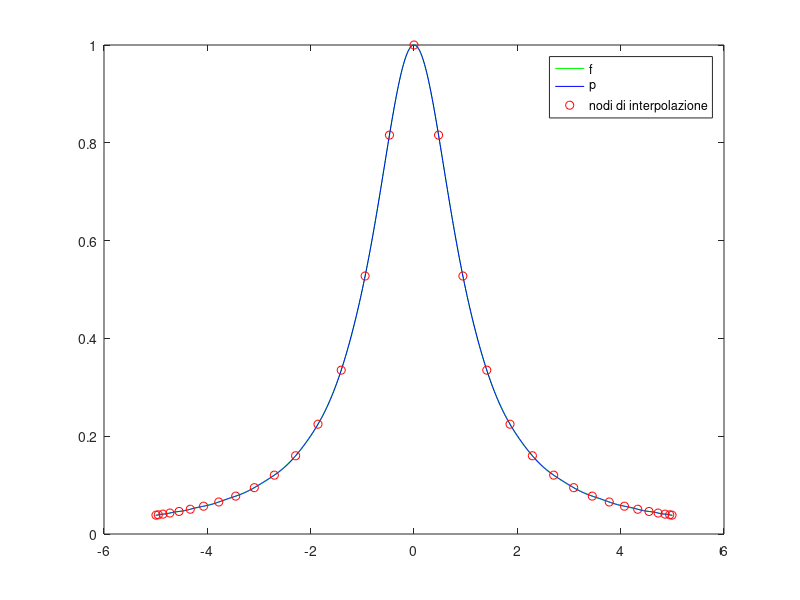

This figure's MATLAB source: (Note: this script raises an error after producing the figure.)
% es 1
x = [-2 1 2 7];
y = [-4 -1 0.5 3];

n = length(x) - 1;
p = polyfit(x, y, n);

x_int = -3:0.01:10;

plot(x, y, 'or', x_int, polyval(p, x_int), '-b')

x2 = [-5 -3 -1 1 3 5];
y2 = [0.1 -0.5 0.5 1.1 0.9 -2];

n2 = length(x) - 1;
p2 = polyfit(x2, y2, n2);

x_int2 = -6:0.01:6;
plot(x2, y2, 'or', x_int2, polyval(p2, x_int2), '-b')

% es 2
n=4;
f = @(x) exp(x) .* sin(x);
x = linspace(-1,1,n);
y = f(x);

p = polyfit(x, y, length(x) - 1);

x_int = -2:0.1:2;
plot(x_int, f(x_int), '-g', x_int, polyval(p, x_int), '-b', x,y, 'or')
legend('f', 'p', 'nodi di interpolazione')

% es 3

% i
n=20;
f1 = @(x) ((x.^2-5*x+6) .* log(x)) ./ x;

x = linspace(1,4,n+1);
y = f(x);
p = polyfit(x, y, length(x) - 1);

x_int = linspace(1,4,1000);
f_x_int = f(x_int);
p_x_int = polyval(p, x_int);
plot(x_int, f_x_int, 'g', x_int, p_x_int, 'b', x,y, 'or')
legend('f', 'p', 'nodi di interpolazione')

maxerr = max(abs(f_x_int - p_x_int))

% ii
n=32;
f = @(x) 1 ./ (1+x.^2);

x = linspace(-5,5,n+1);
y = f(x);
p = polyfit(x, y, length(x) - 1);

x_int = linspace(-5,5,1000);
f_x_int = f(x_int);
p_x_int = polyval(p, x_int);
plot(x_int, f_x_int, 'g', x_int, p_x_int, 'b', x,y, 'or')
legend('f', 'p', 'nodi di interpolazione')

maxerr = max(abs(f_x_int - p_x_int))

% es 4
n = 10;
k = 1:n;
a = -1;
b = 1;

ck = cos(pi*(2*k - 1)/(2*(n)));
xk = (b-a) / 2 * ck + (a+b) / 2;

plot(xk, zeros(n), 'or');
grid on
title(sprintf('Chebyshev %d nodes', n))

% es 5
n=32;
f = @(x) 1 ./ (1+x.^2);
k = 1:n+1;
a = -5;
b = 5;

ck = cos(pi*(2*k - 1)/(2*(n+1)));
x = (b-a) / 2 * ck + (a+b) / 2;

y = f(x);
p = polyfit(x, y, n);

x_int = linspace(a,b,1000);
f_x_int = f(x_int);
p_x_int = polyval(p, x_int);

plot(x_int, f_x_int, 'g', x_int, p_x_int, 'b', x,y, 'or')
legend('f', 'p', 'nodi di interpolazione')

maxerr = max(abs(f_x_int - p_x_int))

% es 6
f = @(x) (1 ./ (1+x.^2));

a = -5;
b = 5;

mvals = [5, 50, 500];
errs = zeros(size(mvals));

for i = 1:length(mvals)
    figure(i)
    m = mvals(i);
    H = 10/m;

    sp = linspace(a, b, m+1);
    fsp = f(sp);
    s1 = griddedInterpolant(sp, fsp, 'linear');

    xs = linspace(a, b, 10000);
    fxs = f(xs);
    s1xs = s1(xs);

    plot(xs, fxs, '-g', xs, s1xs, '-b', sp, fsp, 'ro')
    hold on
    legend('f(x)', 'linear spline', 'spline points')
    title(sprintf('m = %d', m))
    grid on

    errs(i) = max(abs(fxs - s1xs));
end

table(mvals', 10./mvals', errs', 10./mvals'.^2, 'VariableNames', {'m','H','Error', 'H^2'})

% es 7
% 1
f = @(x) (exp(x) .* cos(4*x));

a = 0;
b = pi;

mvals = [5, 50, 500];
errs = zeros(size(mvals));

for i = 1:length(mvals)
    figure(i)
    m = mvals(i);
    H = 10/m;

    sp = linspace(a, b, m+1);
    fsp = f(sp);
    s1 = griddedInterpolant(sp, fsp, 'linear');

    xs = linspace(a, b, 10000);
    fxs = f(xs);
    s1xs = s1(xs);

    plot(xs, fxs, '-g', xs, s1xs, '-b', sp, fsp, 'ro')
    hold on
    legend('f(x)', 'linear spline', 'spline points')
    title(sprintf('m = %d', m))
    grid on

    errs(i) = max(abs(fxs - s1xs));
end

table(mvals', 10./mvals', errs', 10./mvals'.^2, 'VariableNames', {'m','H','Error', 'H^2'})

% 2
f = @(x) (sqrt(abs(x)));

a = -1;
b = 1;

mvals = [5, 50, 500];
errs = zeros(size(mvals));

for i = 1:length(mvals)
    figure(i)
    m = mvals(i);
    H = 10/m;

    sp = linspace(a, b, m+1);
    fsp = f(sp);
    s1 = griddedInterpolant(sp, fsp, 'linear');

    xs = linspace(a, b, 10000);
    fxs = f(xs);
    s1xs = s1(xs);

    plot(xs, fxs, '-g', xs, s1xs, '-b', sp, fsp, 'ro')
    hold on
    legend('f(x)', 'linear spline', 'spline points')
    title(sprintf('m = %d', m))
    grid on

    errs(i) = max(abs(fxs - s1xs));
end

table(mvals', 10./mvals', errs', 10./mvals'.^2, 'VariableNames', {'m','H','Error', 'H^2'})

% ESERCIZI RIEPILOGO

% 1
f = @(x) (2 * sin(x) .* cos(x)) ./ (1 + x.^2);
a = 0;
b = 2;
n = 10;
x = linspace(a,b,n);
y = f(x);

% 
p = polyfit(x, y, n-1);
z = linspace(a,b,100);
pz = polyval(p, z);
fz = f(z)
err = norm(fz-pz, inf)

% 
dp = polyder(p);
dpz = polyval(dp, z);

plot(z,fz,'g',z,pz,'r',z,dpz,'b');
legend('f', 'p', 'dp');
grid on

xcrit = roots(dp); % punti notevoli di p
xcrit = xcrit(xcrit >= 0 & xcrit <= 2 & imag(xcrit) == 0); % solo punti in [0,2], solo radici reali
xall = [[0] xcrit [2]]; % controllare che il max non sia agli estremi
yall = polyval(p, xall);

[ymax, idx] = max(yall);
xmax = xall(idx)

plot(xmax, ymax, 'ok')

%
s1 = griddedInterpolant(x, y, 'linear');
s1z = s1(z);
err = norm(fz-s1z, inf)

% 2
g = @(x) (x.^2) ./ (1+x.^2);
a = -4;
b = 4;
n = 10;

%
x = linspace(a,b,n+1);
y = g(x);
p = polyfit(x,y,n);

z = linspace(a,b,100);
gz = g(z);
pz = polyval(p, z);

plot(z, gz, 'g', z, pz, 'b', x,y, 'or')
legend('g', 'p', 'nodi')
err = norm(gz-pz, inf)

%
k = 1:n+1;

ck = cos(pi*(2*k - 1)/(2*(n+1)));
xk = (b-a)/2 * ck + (a+b)/2;
yk = g(xk);
p2 = polyfit(xk, yk, n);
p2z = polyval(p2, z);

plot(z, gz, 'g', z, p2z, 'b', xk,yk, 'or')
legend('g', 'p', 'nodi')
err = norm(gz-p2z, inf)

% 3
f = @(x) sin(x+exp(x))-(7/12);
a = 0;
b = 1;

%
x = linspace(a,b);
y = f(x);
x_max = 4/15;
y_max = f(x_max);

plot(x,y,'g',x_max,y_max,'or');

%
h_val = [0.1, 0.01];
s_max = zeros(size(h_val));
errs = zeros(size(h_val));

for i = 1:length(h_val)
    h = h_val(i);
    z = a:h:b;
    fz = f(z);
    s1 = griddedInterpolant(z, fz, 'linear');
    s1_max = s1(x_max);
    s_max(i) = s1_max;
    errs(i) = abs(y_max-s1_max);
end

table(h_val', s_max', errs', 'VariableNames', {'h','s(x_max)','Error'})
